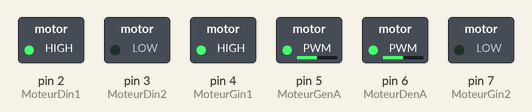
The sketch below on a simulated Arduino Uno, built with avr-gcc and run on an emulated ATmega328P. On the bench: switched loads named in the sketch (green lamp = pin HIGH).

Above: at 0.05 s.
At 1.95 s:
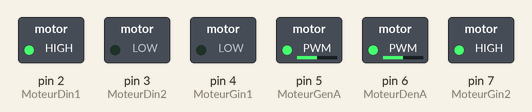
Timing chart, 0 to 3.0 s (numbered marks = the images above):
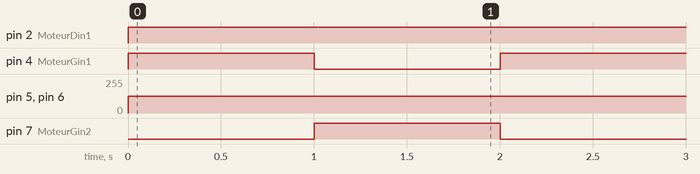

Measured:
- by itself, pin 2 (MoteurDin1): LOW → HIGH at 0.00 s
- by itself, pin 4 (MoteurGin1), pin 7 (MoteurGin2): alternates HIGH for 1.0 s and LOW for 1.0 s
- by itself, pin 5 (MoteurGenA), pin 6 (MoteurDenA): 0/255 → 127/255 at 0.00 s

The sketch:

moteurcomplet_whitdelay.ino
```cpp
#define Droit 0
#define Gauche 1
#define Avancer 1
#define Reculer 2
#define Stop 0


#define MoteurDin1 2  //pin de commande moteur Droit
#define MoteurDin2 3  //pin de commande moteur Droit
#define MoteurDenA 6  //pin PWM moteur Droit
#define MoteurGin1 4  //pin de commande moteur Gauche
#define MoteurGin2 7 //pin de commande moteur Gauche
#define MoteurGenA 5 //pin PWM moteur Gauche

void cmd_motor(byte, byte, byte);

void setup() {

Serial.begin(9600);
pinMode (MoteurDin1,OUTPUT);
pinMode (MoteurDin2,OUTPUT);
pinMode (MoteurDenA,OUTPUT);
pinMode (MoteurGin1,OUTPUT);
pinMode (MoteurGin2,OUTPUT);
pinMode (MoteurGenA,OUTPUT);

}

void loop() {
  cmd_motor(Gauche,Reculer,50);
  cmd_motor(Droit,Reculer,50);
  delay(1000);
  cmd_motor(Gauche,Avancer,50);
  cmd_motor(Droit,Reculer,50);
  delay(1000);

  }
void cmd_motor(byte motor, byte sens, byte power){
byte rapcycle;

  rapcycle=map(power,0,100,0,255); //on map pour avoir les 12 volt en pourcentage et pouvoir gerer le rapport cycle plus clairement

  //choix du moteur
  if ( motor == Droit && sens == Avancer) {
    analogWrite(MoteurDenA,rapcycle);
    digitalWrite(MoteurDin1,LOW);
    digitalWrite(MoteurDin2, HIGH);

  }

if ( motor == Droit && sens == Reculer) {
    analogWrite(MoteurDenA,rapcycle);
    digitalWrite(MoteurDin1,HIGH);
    digitalWrite(MoteurDin2, LOW);

  }

  if ( motor == Droit && sens == Stop) {
     digitalWrite(MoteurDenA,LOW);
    }


     if ( motor == Gauche && sens == Avancer) {
    analogWrite(MoteurGenA,rapcycle);
    digitalWrite(MoteurGin1,LOW);
    digitalWrite(MoteurGin2, HIGH);

  }

if ( motor == Gauche && sens == Reculer) {
    analogWrite(MoteurGenA,rapcycle);
    digitalWrite(MoteurGin1,HIGH);
    digitalWrite(MoteurGin2, LOW);

  }

  if ( motor == Gauche && sens == Stop) {
     digitalWrite(MoteurGenA,LOW);
    }
}
```
